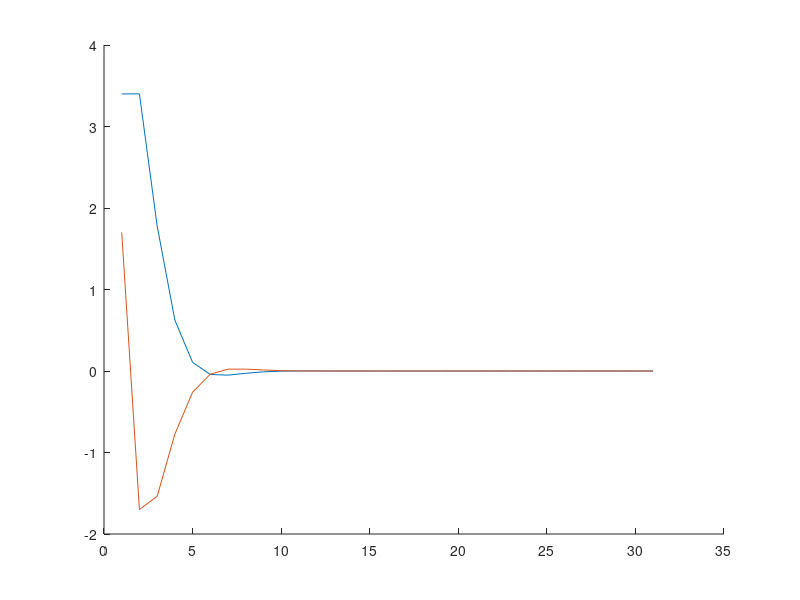

MATLAB code for this plot: (Note: this script raises an error after producing the figure.)


AplusBKrhs = [0.7619, 0.4762; -0.4762, -0.0476];

x0 = [3.4; 1.7];

Nsim = 30;

X = zeros(2, Nsim+1);
X(:,1) = x0;

% Simulate:
for k = 1:Nsim
    X(:, k+1) = AplusBKrhs * X(:, k);
end

figure;
hold on;
plot(X(1,:));
plot(X(2,:));

A = [1 ,1; 0, 1];  % Fill in your A
B = [0.5; 1];  % Fill in your B

% Cost function weights:
Q = eye(2);  % e.g. eye(2)
R = eye(2);  % e.g. 1 or eye(1)
P = 2 * eye(2);


X_con = zeros(2, Nsim+1);
X_con(:,1) = x;

for k = 1:Nsim

    
    
    [z_opt, ~, exitflag] = quadprog(H, f, Aineq, bineq, Aeq, beq, lb, ub, [], options);
    
    if exitflag < 1
       warning('QP did not converge at step %d. Using zero control.', k);
       u_opt = 0;
    else

       % if the first element of z is u(0)
       u_opt = z_opt(1);  
    end
    
    x = A*x + B*u_opt;
    X_con(:, k+1) = x;
end